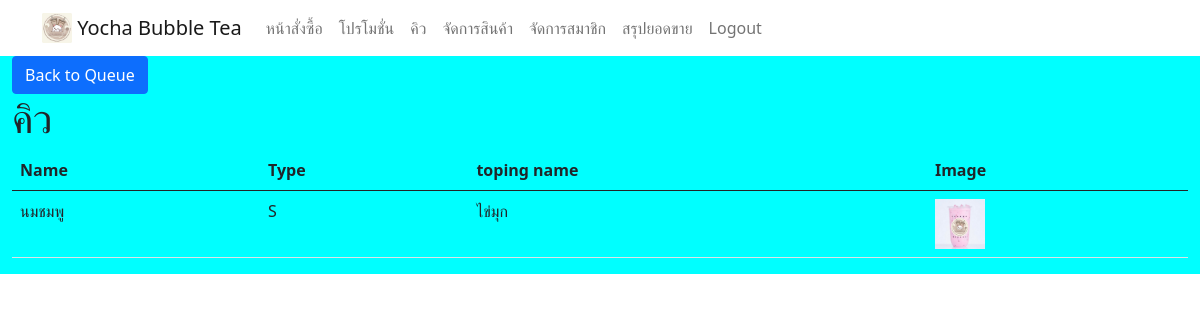
Screenshot of /employee/detail_order.php?order_id=59 (signed in) with the database file from the repository.
### tables this page shows
CREATE TABLE `order_detail` (
  `orderdetail_id` int(11) NOT NULL,
  `pro_id` int(11) NOT NULL,
  `size` varchar(50) NOT NULL,
  `topping_id` varchar(50) NOT NULL,
  `order_id` int(11) NOT NULL
);

CREATE TABLE `product` (
  `pro_id` int(11) NOT NULL,
  `name` varchar(50) NOT NULL,
  `type` varchar(25) NOT NULL,
  `image` varchar(100) NOT NULL
);

### employee/detail_order.php (the view, shortened to what this page needs)
<?php include("navbar_em.php");
include("../connection.php");
?>
<!DOCTYPE html>
<html lang="en">
<head>
</head>
<body>
<div class="container-xxl" >
        <div class="row" style="background-color: aqua;">
        <a href="queue.php"><button class="btn btn-primary"> Back to Queue</button></a>
        <h1>คิว</h1>
<?php
$order_id = $_GET["order_id"];
$sql = "SELECT od.size, od.pro_id, p.name AS product_name, p.image AS product_image,
               t.name AS topping_name, t.image AS topping_image
        FROM order_detail od
        INNER JOIN `order` o ON od.order_id = o.order_id
        INNER JOIN product p ON od.pro_id = p.pro_id
        INNER JOIN product t ON od.topping_id = t.pro_id
        WHERE o.order_id = '$order_id'";
$result = $conn->query($sql);
if ($result->num_rows > 0) {
    echo "<br>";
    echo "<div class='table-responsive'>";
    echo "<table class='table '>";
    echo "<thead><tr><th>Name</th><th>Type</th><th>toping name</th><th>Image</th></tr></thead>";
echo "<tbody>";
while($row = $result->fetch_assoc()) {
    echo "<tr><td>".$row["product_name"]."</td><td>".$row["size"]."</td><td>".$row["topping_name"]."</td><td><img src='../assets/img/product/".$row["product_image"]."'width='50' height='50' ></td></tr>";
}
echo "</tbody>";
echo "</table>";
echo "</div>";
echo "</div>";
} else {
    echo "0 results";
}
?>
        </div>
</body>
</html>

### rows the page displays
order_detail: pro.name "นมชมพู", size "S", product.name "ไข่มุก", pro.image (picture)
